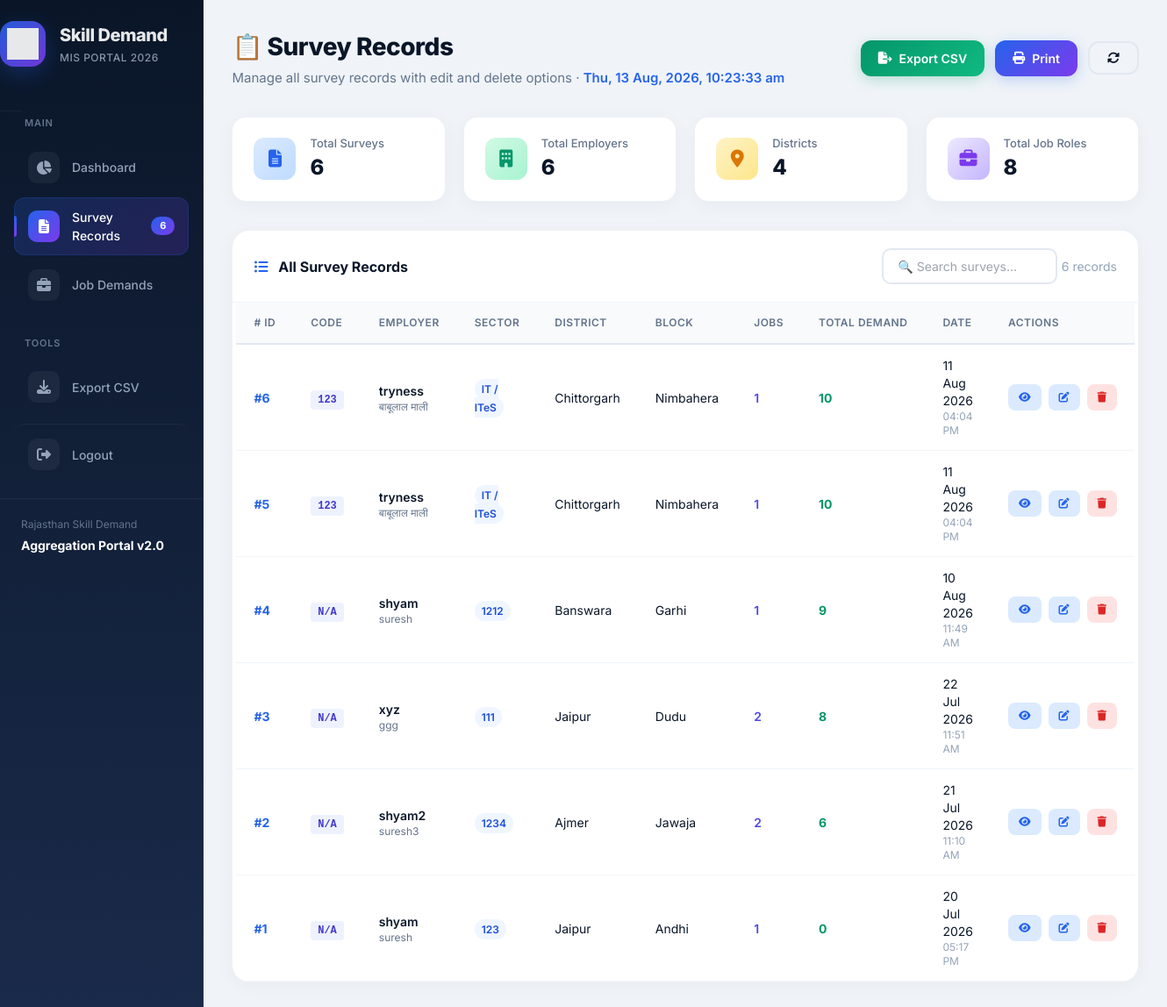
The app's page /admin-portal/surveys/ (signed in), older data.
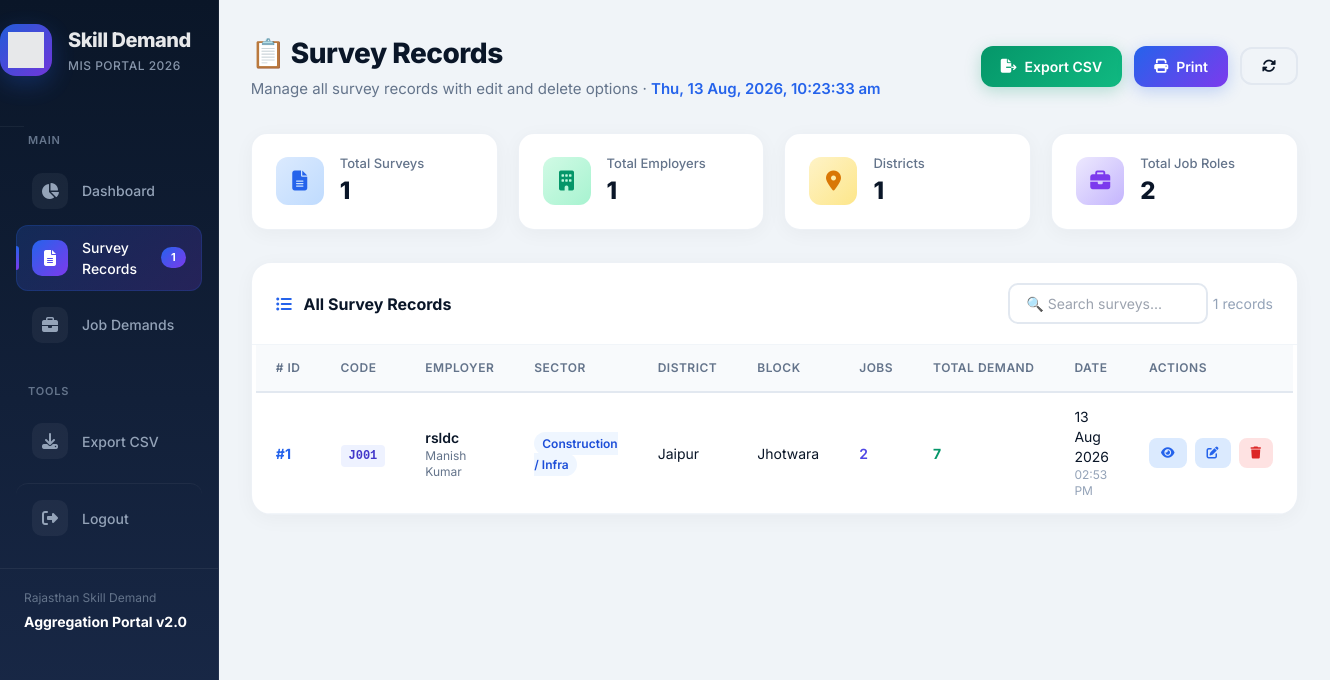
The same page, newer data.
### demand/models.py (models this page shows, shortened)
class Survey(models.Model):
    id = models.AutoField(primary_key=True)
    company_code = models.CharField(max_length=100, blank=True, null=True, unique=True)
    start_time = models.CharField(max_length=100, blank=True, null=True)
    completion_time = models.CharField(max_length=100, blank=True, null=True)
    submission_date = models.DateField(blank=True, null=True, auto_now_add=True)
    field_officer_name = models.CharField(max_length=255, blank=True, null=True)
    field_officer_signature = models.CharField(max_length=255, blank=True, null=True)
    company_name = models.CharField(max_length=255, blank=False, null=False)
    organisation_type = models.CharField(max_length=100, blank=False, null=False)
    organisation_type_other = models.CharField(max_length=100, blank=True, null=True)
    product_service = models.CharField(max_length=50, blank=False, null=False)
    product_service_specify = models.CharField(max_length=255, blank=True, null=True)
    operational_sector = models.CharField(max_length=100, blank=False, null=False)
    operational_sector_other = models.CharField(max_length=100, blank=True, null=True)
    address = models.TextField(blank=False, null=False)
    website = models.URLField(max_length=500, blank=True, null=True)
    district = models.CharField(max_length=100, blank=False, null=False)
    block = models.CharField(max_length=100, blank=False, null=False)
    contact_name = models.CharField(max_length=255, blank=False, null=False)
    contact_mobile = models.CharField(max_length=10, blank=False, null=False)
    contact_email = models.EmailField(blank=False, null=False)
    workforce_profile = models.JSONField(default=list, blank=True, null=True)
    placement_willingness = models.CharField(max_length=10, default='No', choices=[('Yes', 'Yes'), ('No', 'No')])
    apprenticeship_willingness = models.CharField(max_length=10, default='No', choices=[('Yes', 'Yes'), ('No', 'No')])
    guest_lecture_interest = models.CharField(max_length=10, default='No', choices=[('Yes', 'Yes'), ('No', 'No')])
    industrial_visit_interest = models.CharField(max_length=10, default='No', choices=[('Yes', 'Yes'), ('No', 'No')])
    csr_interest = models.CharField(max_length=10, default='No', choices=[('Yes', 'Yes'), ('No', 'No')])
    ojt_internship_willingness = models.CharField(max_length=10, default='No', choices=[('Yes', 'Yes'), ('No', 'No')])
    recruitment_challenges = models.TextField(blank=True, null=True)
    additional_remarks = models.TextField(blank=True, null=True)
    supporting_evidence = models.CharField(max_length=500, blank=True, null=True)
    created_at = models.DateTimeField(auto_now_add=True)
    updated_at = models.DateTimeField(auto_now=True)
    class Meta:
        db_table = 'survey_surveys'
        ordering = ['-created_at']
        verbose_name = 'Survey'
        verbose_name_plural = 'Surveys'
    @property
    def total_current_demand(self):
        return self.job_demands.aggregate(models.Sum('current_openings'))['current_openings__sum'] or 0
    @property
    def total_future_demand(self):
        return (self.total_demand_6_months + self.total_demand_12_months)
    @property
    def total_demand_6_months(self):
        return self.job_demands.aggregate(models.Sum('openings_6_months'))['openings_6_months__sum'] or 0
    @property
    def total_demand_12_months(self):
        return self.job_demands.aggregate(models.Sum('openings_12_months'))['openings_12_months__sum'] or 0

### demand/views.py (the view)
# urls.py: path('admin-portal/surveys/', views.admin_surveys, name='admin_surveys'),
@login_required
def admin_surveys(request):
    surveys = Survey.objects.all().prefetch_related('job_demands', 'apprenticeships')
    unique_districts = surveys.values_list('district', flat=True).distinct().count()
    total_jobs = JobDemand.objects.count()
    for survey in surveys:
        if isinstance(survey.workforce_profile, str):
            try:
                import json
                survey.workforce_profile = json.loads(survey.workforce_profile)
            except:
                survey.workforce_profile = []
    return render(request, 'portal/surveys.html', {
        'surveys': surveys,
        'total_jobs': total_jobs,
        'unique_districts': unique_districts,
    })

### demand/templates/portal/surveys.html (shortened to what this page needs)
{% load static %}
<!DOCTYPE html>
<html lang="en">
<head>
    <script src="https://cdn.tailwindcss.com"></script>
    <link rel="stylesheet" href="https://cdnjs.cloudflare.com/ajax/libs/font-awesome/6.5.0/css/all.min.css">
</head>
<body>
<div class="flex min-h-screen">
    <aside class="sidebar-modern">
        <a href="{% url 'survey:admin_dashboard' %}" class="sidebar-brand-modern">
            <div class="brand-logo-modern">
                <div class="logo-circle">
                    <img src="{% static 'img/rsldc-logo.png' %}" alt="RSLDC">
                </div>
                <div class="brand-text-modern">
                    <h2>Skill Demand</h2>
                    <p>MIS Portal 2026</p>
                </div>
            </div>
        </a>
        <nav class="nav-modern">
            <div class="nav-label">Main</div>
            <a href="{% url 'survey:admin_dashboard' %}" class="nav-link-modern">
                <span class="nav-icon-modern"><i class="fas fa-chart-pie"></i></span>
                <span>Dashboard</span>
            </a>
            <a href="{% url 'survey:admin_surveys' %}" class="nav-link-modern active">
                <span class="nav-icon-modern"><i class="fas fa-file-alt"></i></span>
                <span>Survey Records</span>
                <span class="nav-badge">{{ surveys|length }}</span>
            </a>
            <a href="{% url 'survey:admin_job_demands' %}" class="nav-link-modern">
                <span class="nav-icon-modern"><i class="fas fa-briefcase"></i></span>
                <span>Job Demands</span>
            </a>
            <div class="nav-label" style="margin-top:12px;">Tools</div>
            <a href="{% url 'survey:admin_export_csv' %}" class="nav-link-modern">
                <span class="nav-icon-modern"><i class="fas fa-download"></i></span>
                <span>Export CSV</span>
            </a>
            <a href="{% url 'survey:admin_logout' %}" class="nav-link-modern" style="margin-top:8px; border-top:1px solid rgba(255,255,255,0.05); padding-top:16px;">
                <span class="nav-icon-modern"><i class="fas fa-sign-out-alt"></i></span>
                <span>Logout</span>
            </a>
        </nav>
        <div class="sidebar-footer-modern">
            <p>Rajasthan Skill Demand</p>
            <strong>Aggregation Portal v2.0</strong>
        </div>
    </aside>
    <main class="main-content-modern">
        <header class="header-modern">
            <div class="header-title">
                <h1>📋 Survey Records</h1>
                <p>Manage all survey records with edit and delete options</p>
            </div>
            <div class="header-actions-modern">
                <a href="{% url 'survey:admin_export_csv' %}" class="btn-modern btn-success-modern">
                    <i class="fas fa-file-export"></i> Export CSV
                </a>
                <button type="button" class="btn-modern btn-primary-modern" onclick="window.print()">
                    <i class="fas fa-print"></i> Print
                </button>
                <button type="button" class="btn-modern btn-outline-modern" onclick="window.location.reload()">
                    <i class="fas fa-sync-alt"></i>
                </button>
            </div>
        </header>
        <section class="stats-grid">
            <div class="stat-card">
                <div class="stat-icon blue"><i class="fas fa-file-alt"></i></div>
                <div class="stat-info">
                    <p>Total Surveys</p>
                    <h3>{{ surveys|length }}</h3>
                </div>
            </div>
            <div class="stat-card">
                <div class="stat-icon green"><i class="fas fa-building"></i></div>
                <div class="stat-info">
                    <p>Total Employers</p>
                    <h3>{{ surveys|length }}</h3>
                </div>
            </div>
            <div class="stat-card">
                <div class="stat-icon orange"><i class="fas fa-map-marker-alt"></i></div>
                <div class="stat-info">
                    <p>Districts</p>
                    <h3>{{ unique_districts|default:0 }}</h3>
                </div>
            </div>
            <div class="stat-card">
                <div class="stat-icon purple"><i class="fas fa-briefcase"></i></div>
                <div class="stat-info">
                    <p>Total Job Roles</p>
                    <h3>{{ total_jobs|default:0 }}</h3>
                </div>
            </div>
        </section>
        <div class="table-container">
            <div class="table-header">
                <h3><i class="fas fa-list-ul mr-2 text-blue-600"></i> All Survey Records</h3>
                <div class="table-search">
                    <input type="text" id="searchInput" placeholder="🔍 Search surveys..." onkeyup="filterTable()">
                    <span class="text-sm text-slate-400" id="recordCount">{{ surveys|length }} records</span>
                </div>
            </div>
            <div class="table-wrapper">
                <table>
                    <thead>
                        <tr>
                            <th># ID</th>
                            <th>Code</th>
                            <th>Employer</th>
                            <th>Sector</th>
                            <th>District</th>
                            <th>Block</th>
                            <th>Jobs</th>
                            <th>Total Demand</th>
                            <th>Date</th>
                            <th>Actions</th>
                        </tr>
                    </thead>
                    <tbody id="tableBody">
                        {% for survey in surveys %}
                        <tr>
                            <td><span class="font-bold text-blue-600">#{{ survey.id }}</span></td>
                            <td>
                                <span class="bg-indigo-50 text-indigo-700 px-2 py-1 rounded text-xs font-mono font-semibold">
                                    {{ survey.company_code|default:"N/A" }}
                                </span>
                            </td>
                            <td>
                                <div class="font-semibold">{{ survey.company_name }}</div>
                                <div class="text-xs text-slate-500">{{ survey.contact_name }}</div>
                            </td>
                            <td>
                                <span class="bg-blue-50 text-blue-700 px-2 py-1 rounded-full text-xs font-semibold">
                                    {{ survey.operational_sector }}
                                </span>
                            </td>
                            <td>{{ survey.district }}</td>
                            <td>{{ survey.block }}</td>
                            <td>
                                <span class="font-semibold text-indigo-600">{{ survey.job_demands.count }}</span>
                            </td>
                            <td><span class="font-bold text-emerald-600">{{ survey.total_current_demand|add:survey.total_future_demand }}</span></td>
                            <td>
                                <div class="text-sm">{{ survey.created_at|date:"d M Y" }}</div>
                                <div class="text-xs text-slate-400">{{ survey.created_at|time:"h:i A" }}</div>
                            </td>
                            <td>
                                <div class="flex gap-2">
                                    <button onclick="openSurveyDetail({{ survey.id }})"
                                            class="action-btn edit">
                                        <i class="fas fa-eye"></i>
                                    </button>
                                    <button onclick="editSurvey({{ survey.id }})"
                                            class="action-btn edit">
                                        <i class="fas fa-edit"></i>
                                    </button>
                                    <button onclick="deleteSurvey({{ survey.id }})"
                                            class="action-btn delete">
                                        <i class="fas fa-trash"></i>
                                    </button>
                                </div>
                            </td>
                        </tr>
                        {% endfor %}
                    </tbody>
                </table>
            </div>
        </div>
    </main>
</div>
</body>
</html>

Row changes from the older to the newer data that the page shows:
removed Survey: id "6", company_code "123", company_name "tryness", contact_name "बाबूलाल माली", operational_sector "IT / ITeS", district "Chittorgarh", block "Nimbahera", job_demands.count "1", total_current_demand|add "10", created_at "11 Aug 2026", created_at "04:04 PM"
removed Survey: id "5", company_code "123", company_name "tryness", contact_name "बाबूलाल माली", operational_sector "IT / ITeS", district "Chittorgarh", block "Nimbahera", job_demands.count "1", total_current_demand|add "10", created_at "11 Aug 2026", created_at "04:04 PM"
removed Survey: id "4", company_code "N/A", company_name "shyam", contact_name "suresh", operational_sector "1212", district "Banswara", block "Garhi", job_demands.count "1", total_current_demand|add "9", created_at "10 Aug 2026", created_at "11:49 AM"
removed Survey: id "3", company_code "N/A", company_name "xyz", contact_name "ggg", operational_sector "111", district "Jaipur", block "Dudu", job_demands.count "2", total_current_demand|add "8", created_at "22 Jul 2026", created_at "11:51 AM"
removed Survey: id "2", company_code "N/A", company_name "shyam2", contact_name "suresh3", operational_sector "1234", district "Ajmer", block "Jawaja", job_demands.count "2", total_current_demand|add "6", created_at "21 Jul 2026", created_at "11:10 AM"
changed Survey "Jaipur": company_code "N/A" → "J001"; company_name "shyam" → "rsldc"; contact_name "suresh" → "Manish Kumar"; operational_sector "123" → "Construction / Infra"; block "Andhi" → "Jhotwara"; job_demands.count "1" → "2"; total_current_demand|add "0" → "7"; created_at "20 Jul 2026" → "13 Aug 2026"; created_at "05:17 PM" → "02:53 PM"
Text that changed along with them:
{{ surveys|length }}: "6" → "1"
{{ unique_districts|default:0 }}: "4" → "1"
{{ total_jobs|default:0 }}: "8" → "2"
